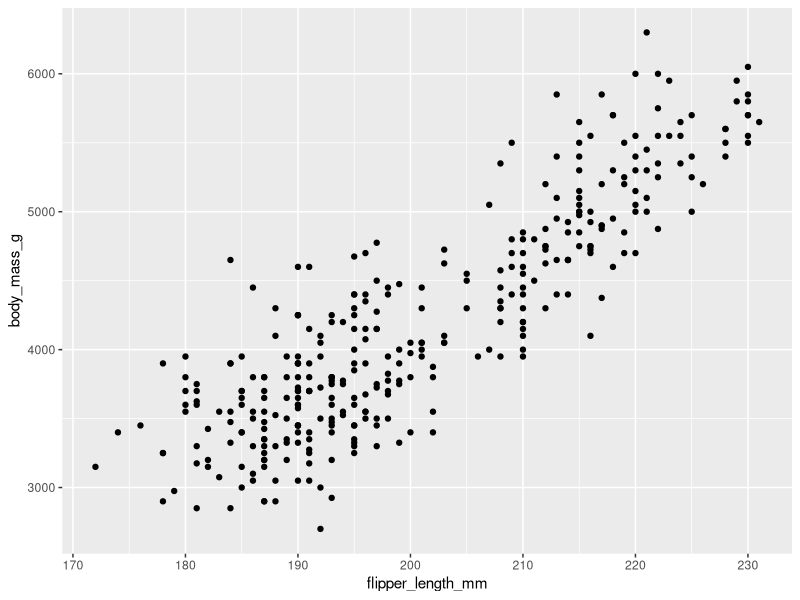
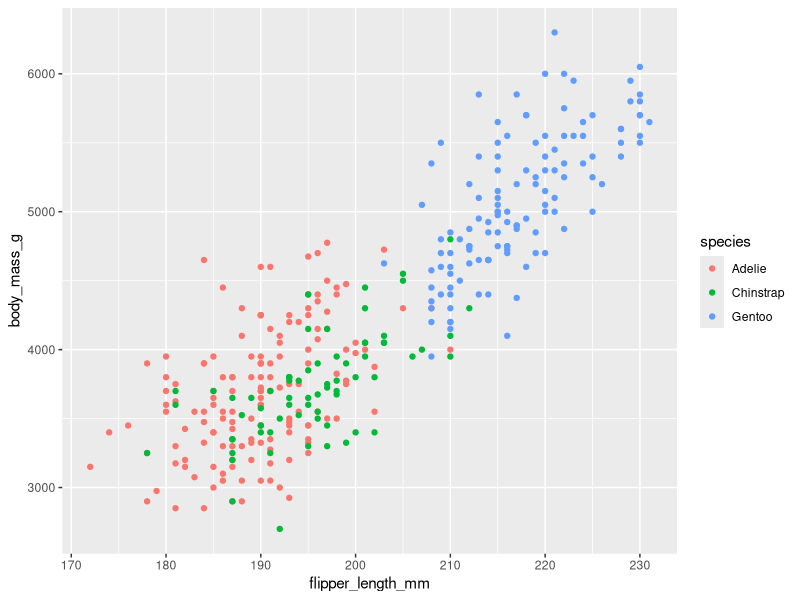
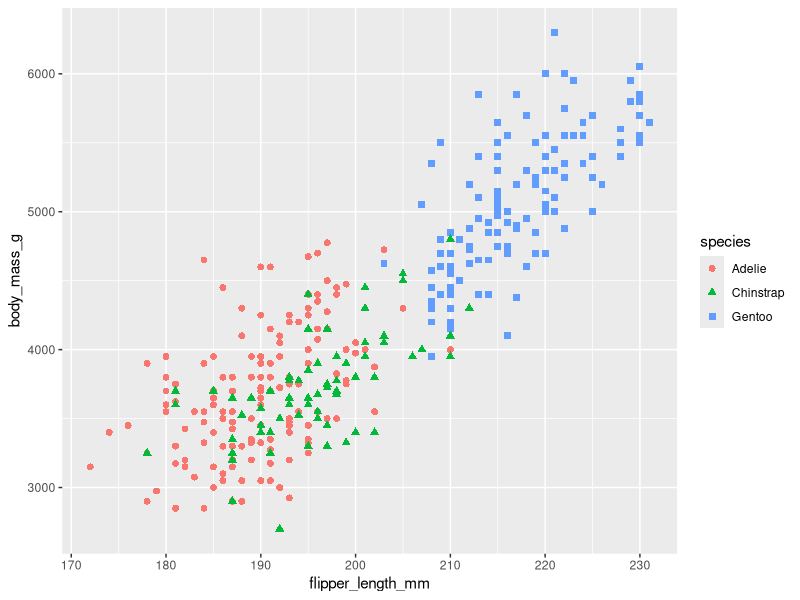
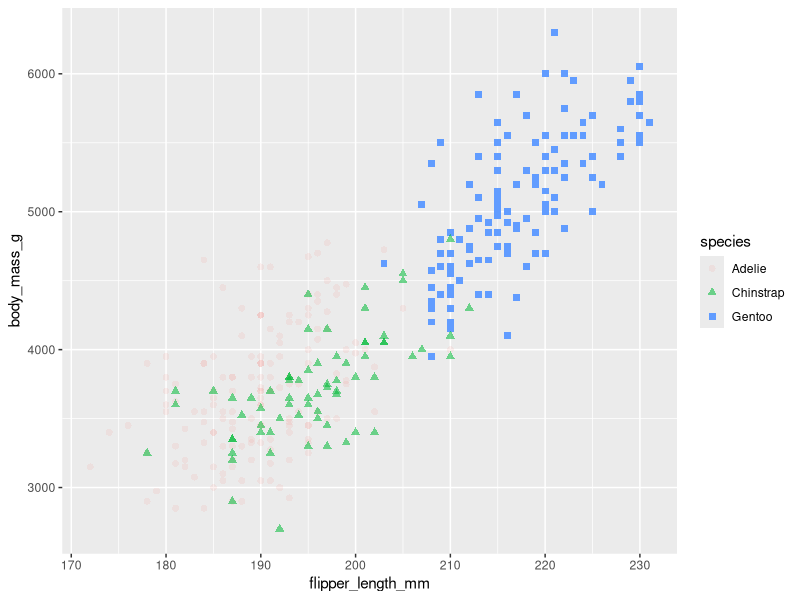
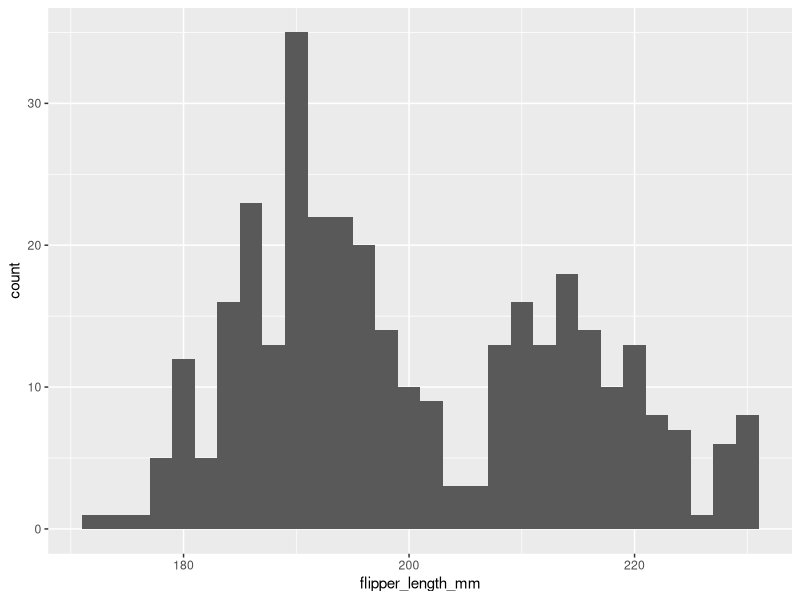
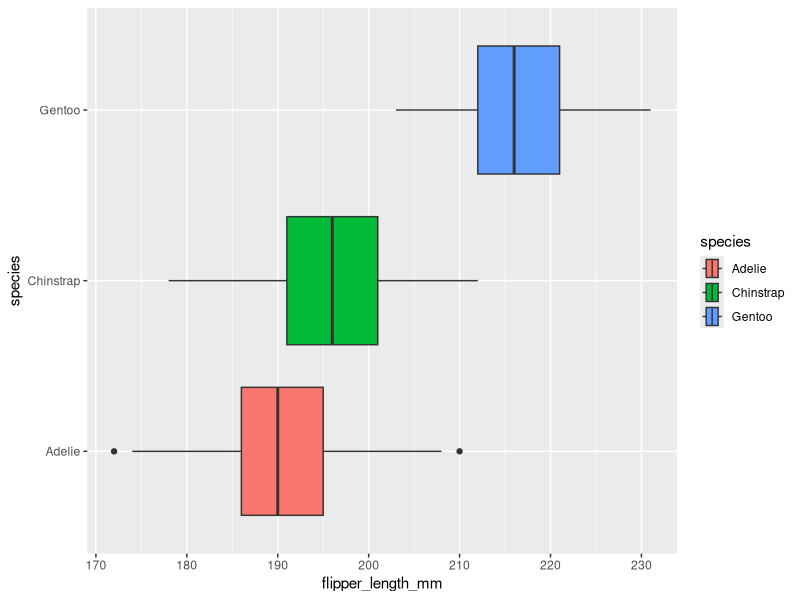
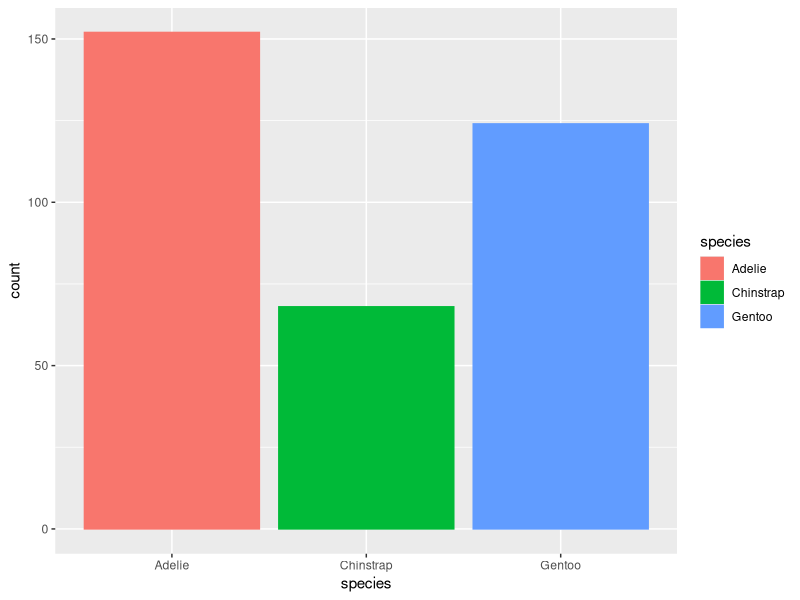
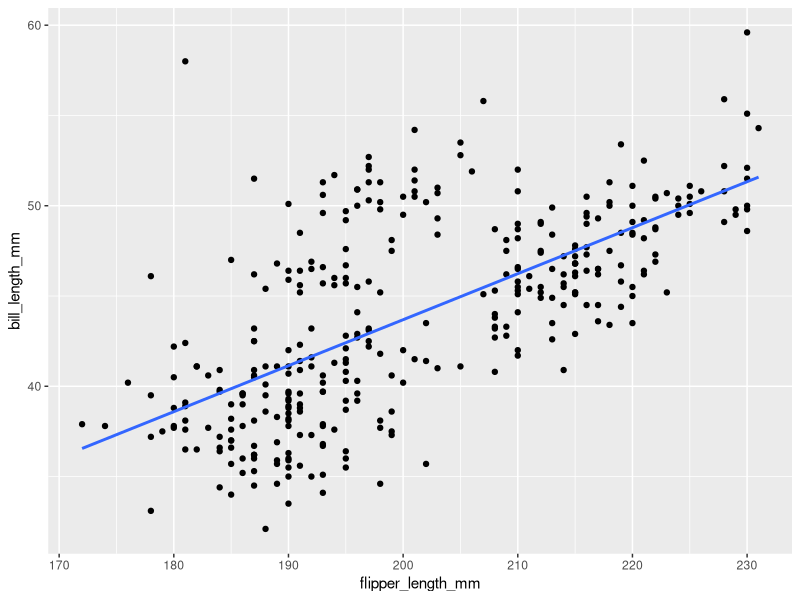

The R script that drew these images, in order:
## ---- chunk 1
#| echo: true
library (tidyverse)
library(palmerpenguins)
data(package = 'palmerpenguins')
## ---- chunk 2
#| echo: true

ggplot(data = penguins) +
  geom_point(mapping = aes(x = flipper_length_mm, y = body_mass_g))
  
## ---- chunk 3
#| echo: true

ggplot(data = penguins) +
  geom_point(mapping = aes(x = flipper_length_mm, y = body_mass_g, 
                           colour = species))
## ---- chunk 4
#| echo: true

ggplot(data = penguins) +
  geom_point(mapping = aes(x = flipper_length_mm, y = body_mass_g, 
                           colour = species, shape = species), size = 2)
## ---- chunk 5
#| echo: true

ggplot(data = penguins) +
  geom_point(mapping = aes(x = flipper_length_mm, y = body_mass_g, 
                           colour = species, shape = species, alpha = species)
             , size = 2)

## ---- chunk 6
#| echo: true

ggplot(data = penguins) +
  geom_histogram(mapping = aes(x = flipper_length_mm), binwidth = 2)

## ---- chunk 7
#| echo: true

ggplot(data = penguins) +
  geom_boxplot(mapping = 
                 aes(x = flipper_length_mm, y = species, fill = species))
## ---- chunk 8
#| echo: true

ggplot(data = penguins) +
  geom_bar(mapping = 
             aes(x = species, colour = species, fill = species))
## ---- chunk 9
#| echo: true
#| output-location: slide

ggplot(data = penguins) +
  geom_point(mapping = aes(x = flipper_length_mm, y = bill_length_mm)) +
  geom_smooth(mapping = aes(x = flipper_length_mm, y = bill_length_mm), 
              method = "lm", se = FALSE)
## ---- chunk 10
#| echo: true
#| output-location: slide
ggplot(data = penguins) +
  geom_point(mapping = aes(x = flipper_length_mm, y = bill_length_mm), 
             colour = "darkblue") +
  geom_smooth(mapping = aes(x = flipper_length_mm, y = bill_length_mm), 
              method = "lm", se = FALSE, colour = "darkorange")
## ---- chunk 11
#| echo: true
#| output-location: slide

ggplot(data = penguins) +
  geom_point(mapping = aes(x = flipper_length_mm, y = bill_length_mm, 
                           colour = species)) +
  scale_x_continuous(name = "Flipper Length (mm)", 
                     breaks = c(170, 190, 210, 230)) +
  scale_y_continuous(name = "Bill Length (mm)") +
  scale_color_manual(name = "Penguin Species", 
                     values = c("mediumpurple3", "darkcyan", "darkorange")) 
## ---- chunk 12
#| echo: true
#| output-location: slide

ggplot(data = penguins) +
  geom_point(mapping = aes(x = flipper_length_mm, y = bill_length_mm, 
                           colour = species)) +
  scale_x_continuous(name = "Flipper Length (mm)", 
                     breaks = c(170, 190, 210, 230)) +
  scale_y_continuous(name = "Bill Length (mm)") +
  scale_color_manual(name = "Penguin Species", values = 
                       c("mediumpurple3", "darkcyan", "darkorange")) +
  labs(title = "Relationship between flipper length and bill length in penguins", 
       subtitle = "Data from 344 Antarctic penguins")
## ---- chunk 13
#| echo: true
#| output-location: slide
ggplot(data = penguins) +
  geom_point(mapping = aes(x = flipper_length_mm, y = bill_length_mm, 
                           colour = species)) +
  scale_x_continuous(name = "Flipper Length (mm)", 
                     breaks = c(170, 190, 210, 230)) +
  scale_y_continuous(name = "Bill Length (mm)") +
  scale_color_manual(name = "Penguin Species", 
                     values = c("mediumpurple3", "darkcyan", "darkorange")) +
  labs(title = "Relationship between flipper length and bill length in penguins", 
       subtitle = "Data from 344 Antarctic penguins") +
  theme_classic()
## ---- chunk 14

#| code-fold: true
#| code-summary: "Show the code"
ggplot(data = penguins) +
  geom_point(mapping = aes(x = flipper_length_mm, y = bill_length_mm, 
                           colour = species)) +
  scale_x_continuous(name = "Flipper Length (mm)", 
                     breaks = c(170, 190, 210, 230)) +
  scale_y_continuous(name = "Bill Length (mm)") +
  scale_color_manual(name = "Penguin Species", 
                     values = c("mediumpurple3", "darkcyan", "darkorange")) +
  labs(title = "Relationship between flipper length and bill length in penguins", 
       subtitle = "Data from 344 Antarctic penguins") +
  theme_dark()
## ---- chunk 15

#| code-fold: true
#| code-summary: "Show the code"
ggplot(data = penguins) +
  geom_point(mapping = aes(x = flipper_length_mm, y = bill_length_mm, 
                           colour = species)) +
  scale_x_continuous(name = "Flipper Length (mm)", 
                     breaks = c(170, 190, 210, 230)) +
  scale_y_continuous(name = "Bill Length (mm)") +
  scale_color_manual(name = "Penguin Species", 
                     values = c("mediumpurple3", "darkcyan", "darkorange")) +
  labs(title = "Relationship between flipper length and bill length in penguins", 
       subtitle = "Data from 344 Antarctic penguins") +
  theme_minimal()
## ---- chunk 16
#| echo: true
#| output-location: slide

ggplot(data = penguins) +
  geom_point(mapping = aes(x = flipper_length_mm, y = bill_length_mm, 
                           colour = species)) +
  scale_x_continuous(name = "Flipper Length (mm)", 
                     breaks = c(170, 190, 210, 230)) +
  scale_y_continuous(name = "Bill Length (mm)") +
  scale_color_manual(name = "Penguin Species", 
                     values = c("mediumpurple3", "darkcyan", "darkorange")) +
  labs(title = "Relationship between flipper length and bill length in penguins", 
       subtitle = "Data from 344 Antarctic penguins") +
  theme(
    axis.title.x = element_text(colour = "skyblue4", size = 14),
    axis.title.y = element_text(colour = "indianred3", size = 10),
    panel.grid.major = element_blank(),
    panel.background = element_rect(fill = "lightsteelblue1"),
    legend.position = "top"
  )
## ---- chunk 17

#| echo: true
#| output-location: slide

ggplot(data = penguins) +
  geom_point(mapping = aes(x = flipper_length_mm, y = bill_length_mm, 
                           colour = species)) +
  scale_x_continuous(name = "Flipper Length (mm)", 
                     breaks = c(170, 190, 210, 230)) +
  scale_y_continuous(name = "Bill Length (mm)") +
  scale_color_manual(name = "Penguin Species", 
                     values = c("mediumpurple3", "darkcyan", "darkorange")) +
  labs(title = "Relationship between flipper length and bill length in penguins", 
       subtitle = "Data from 344 Antarctic penguins") +
  theme_minimal() +
  facet_wrap(~ species)
